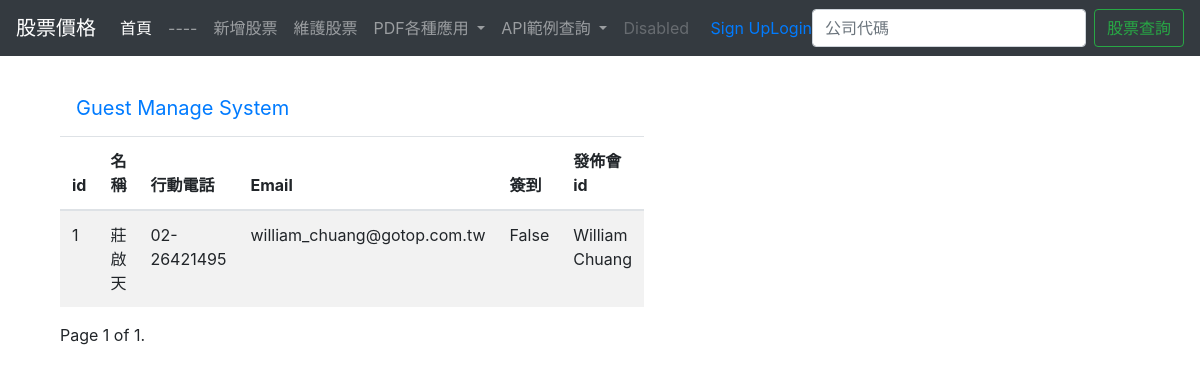
The app's page /guest_manage (signed in) with its own data.
### quotes/models.py (models this page shows, shortened)
class Guest(models.Model):
    event = models.ForeignKey(Event, on_delete=models.CASCADE) # 關聯發佈會id
    realname = models.CharField(max_length=64) # 姓名
    phone = models.CharField(max_length=16) # 手機號
    email = models.EmailField() # 電子郵件
    sign = models.BooleanField() # 簽到狀態
    create_time = models.DateTimeField(auto_now=True) # 建立時間（自動獲取目前時間）
    class Meta:
        unique_together = ("event", "phone")

class Event(models.Model):
    name = models.CharField(max_length=100) # 發佈會標題
    limit = models.IntegerField() # 參加人數
    status = models.BooleanField() # 狀態
    address = models.CharField(max_length=200) # 地址
    start_time = models.DateTimeField('events time') # 發佈會時間
    create_time = models.DateTimeField(auto_now=True) # 建立時間（自動獲取
    def __str__(self):
        return self.name

### quotes/views.py (the view)
# urls.py: path('guest_manage', views.guest_manage, name="guest_manage"),
@login_required
def guest_manage(request):
    guest_list = Guest.objects.all()
    username = request.session.get('username', '')
    paginator = Paginator(guest_list, 2)
    page = request.GET.get('page')
    try:
        contacts = paginator.page(page)
    except PageNotAnInteger:
        contacts = paginator.page(1)
    except EmptyPage:
        contacts = paginator.page(paginator.num_pages)
    return render(request, "guest_manage.html", {"user": username, "guests": contacts})

### quotes/templates/guest_manage.html (shortened to what this page needs)
{% extends "base.html" %}
{% block content %}
    <nav class="navbar navbar-inverse navbar-fixed-top">
      <div class="container">
        <div class="navbar-header">
          <a class="navbar-brand" href="/guest_manage/">Guest Manage System</a>
        </div>
      </div>
    </nav>
    <div class="container theme-showcase" role="main">
      <div class="row">
        <div class="col-md-6">
          <table class="table table-striped">
            <thead>
              <tr>
                <th>id</th>
                <th>名稱</th>
                <th>行動電話</th>
                <th>Email</th>
                <th>簽到</th>
                <th>發佈會id</th>
              </tr>
            </thead>
            <tbody>
              {% for guest in guests %}
                <tr>
                  <td>{{ guest.id }}</td>
                  <td>{{ guest.realname }}</td>
                  <td>{{ guest.phone }}</td>
                  <td>{{ guest.email }}</td>
                  <td>{{ guest.sign }}</td>
                  <td>{{ guest.event }}</td>
                </tr>
             {% endfor %}
            </tbody>
          </table>
        </div>
      </div>
    <div class="pagination">
      <span class="step-links">
          <span class="current">
            Page {{ guests.number }} of {{ guests.paginator.num_pages }}.
          </span>
      </span>
    </div>
{% endblock %}

### records on screen
Guest: id "1", realname "莊啟天", phone "02-26421495", email "william_chuang@gotop.com.tw", sign "False", event "William Chuang"

### other values on screen
{{ guests.number }} "1"
{{ guests.paginator.num_pages }} "1"
